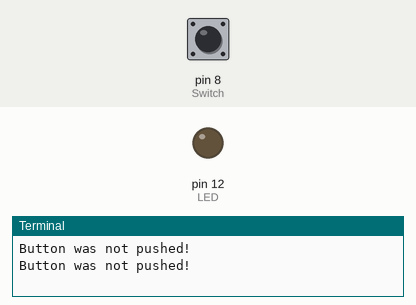
A program run on a simulated Raspberry Pi (header pin numbers). On the bench: output pins drawn as LEDs (lit = HIGH), the last lines printed to the terminal. The test bench sets the inputs (shaded band); at power-on: pin 8 (Switch) LOW.

Above: at 1.2 s.
1.3 s: pin 8 (Switch) pulled HIGH for 1.2 s
At 2.8 s:
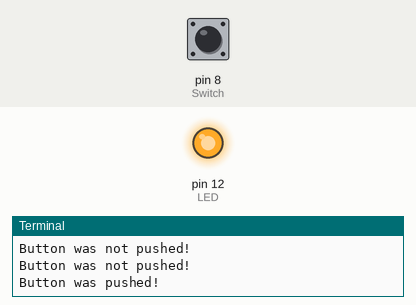
4.5 s: pin 8 (Switch) pulled HIGH for 3.2 s
At 8.8 s:
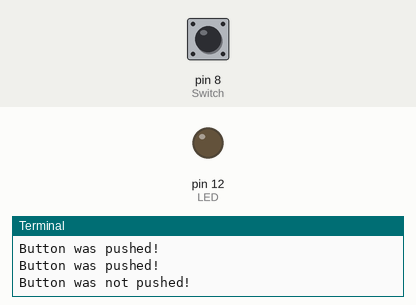
Timing chart, 0 to 10.3 s (numbered marks = the images above; inputs shaded):
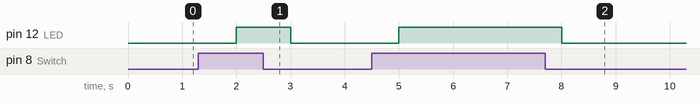

Measured:
- after the input at 1.3 s, pin 12 (LED): LOW → HIGH after 0.70 s, → LOW 1.0 s later
- after the input at 4.5 s, pin 12 (LED): LOW → HIGH after 0.50 s, → LOW 3.0 s later

The program:

Switch.py
```python
import RPi.GPIO as GPIO
from time import sleep

LED= 12
Switch= 8

#GPIO.setmode(GPIO.BCM) # set up BCM GPIO numbering
GPIO.setmode(GPIO.BOARD) # Use physical pin numbering
GPIO.setup(Switch, GPIO.IN, pull_up_down=GPIO.PUD_DOWN)
GPIO.setup(LED, GPIO.OUT)

while True:

    if GPIO.input(Switch) == GPIO.HIGH:
        print("Button was pushed!")
        GPIO.output(LED, GPIO.HIGH)
        sleep(1)
    else:
        print("Button was not pushed!")
        GPIO.output(LED, GPIO.LOW)
        sleep(1)
```
